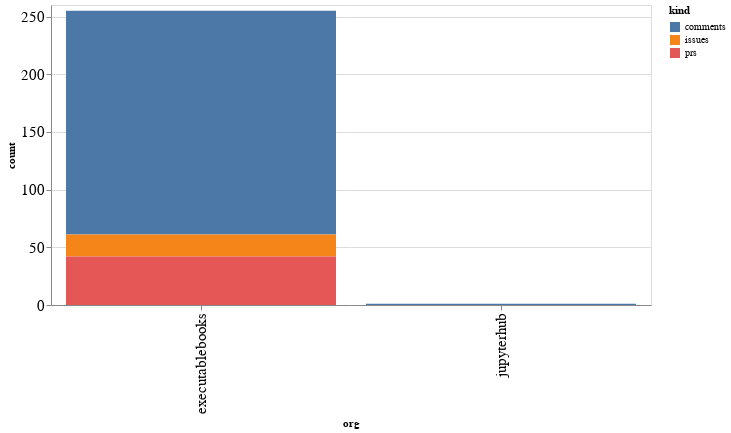

The code cell stored with this chart in its notebook:
### Code cell
alt.Chart(org_summaries, width=600).mark_bar().encode(
    x='org',
    y='count',
    color='kind',
    tooltip="org"
)

### Figure 1 — Vega-Lite specification as saved in the notebook (floating-point values rounded to 4 significant figures)
{"config": {"axisLeft": {"labelFontSize": 15}, "axisBottom": {"labelFontSize": 15}}, "data": {"name": "data-e0bc92d685353486997aeab368dcf81b"}, "mark": "bar", "encoding": {"color": {"type": "nominal", "field": "kind"}, "tooltip": {"type": "nominal", "field": "org"}, "x": {"type": "nominal", "field": "org"}, "y": {"type": "quantitative", "field": "count"}}, "width": 600, "$schema": "https://vega.github.io/schema/vega-lite/v4.8.1.json", "datasets": {"data-e0bc92d685353486997aeab368dcf81b": [{"org": "executablebooks", "kind": "comments", "count": 194}, {"org": "executablebooks", "kind": "issues", "count": 19}, {"org": "executablebooks", "kind": "prs", "count": 42}, {"org": "jupyterhub", "kind": "comments", "count": 1}]}}
